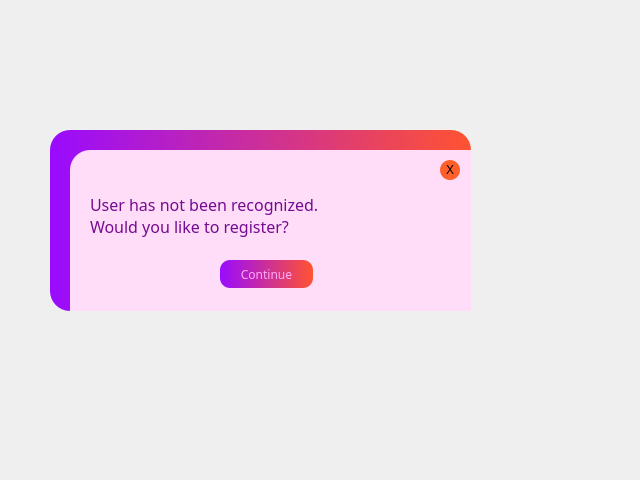
<?xml version="1.0" encoding="UTF-8"?>
<ui version="4.0">
 <class>Form</class>
 <widget class="QWidget" name="Form">
  <property name="geometry">
   <rect>
    <x>0</x>
    <y>0</y>
    <width>640</width>
    <height>480</height>
   </rect>
  </property>
  <property name="font">
   <font>
    <weight>50</weight>
    <bold>false</bold>
   </font>
  </property>
  <property name="windowTitle">
   <string>Form</string>
  </property>
  <property name="styleSheet">
   <string notr="true"/>
  </property>
  <widget class="QWidget" name="widget" native="true">
   <property name="geometry">
    <rect>
     <x>50</x>
     <y>130</y>
     <width>421</width>
     <height>181</height>
    </rect>
   </property>
   <property name="styleSheet">
    <string notr="true">border-radius: 20px;
background-color:qlineargradient(spread:pad, x1:0, y1:0, x2:1, y2:0, stop:0 rgb(153, 11, 255), stop:1 rgb(255, 83, 49))</string>
   </property>
   <widget class="QWidget" name="widget_2" native="true">
    <property name="geometry">
     <rect>
      <x>20</x>
      <y>20</y>
      <width>421</width>
      <height>191</height>
     </rect>
    </property>
    <property name="styleSheet">
     <string notr="true">background-color:rgb(255, 220, 247)</string>
    </property>
    <widget class="QLabel" name="label">
     <property name="geometry">
      <rect>
       <x>20</x>
       <y>30</y>
       <width>361</width>
       <height>71</height>
      </rect>
     </property>
     <property name="font">
      <font>
       <family>Bahnschrift</family>
       <pointsize>12</pointsize>
      </font>
     </property>
     <property name="styleSheet">
      <string notr="true">color:rgb(116, 11, 145)</string>
     </property>
     <property name="text">
      <string>User has not been recognized.
Would you like to register?</string>
     </property>
    </widget>
    <widget class="QPushButton" name="pushButton">
     <property name="geometry">
      <rect>
       <x>370</x>
       <y>10</y>
       <width>20</width>
       <height>20</height>
      </rect>
     </property>
     <property name="styleSheet">
      <string notr="true">border-radius: 10px;
background-color:rgb(255, 96, 43)</string>
     </property>
     <property name="text">
      <string>X</string>
     </property>
    </widget>
    <widget class="QPushButton" name="pushButton_2">
     <property name="geometry">
      <rect>
       <x>150</x>
       <y>110</y>
       <width>93</width>
       <height>28</height>
      </rect>
     </property>
     <property name="font">
      <font>
       <family>Bahnschrift</family>
       <pointsize>9</pointsize>
       <weight>50</weight>
       <bold>false</bold>
      </font>
     </property>
     <property name="styleSheet">
      <string notr="true">border-radius: 10px;
background-color:qlineargradient(spread:pad, x1:0, y1:0, x2:1, y2:0, stop:0 rgb(153, 11, 255), stop:1 rgb(255, 83, 49));
color:rgb(255, 170, 255)</string>
     </property>
     <property name="text">
      <string>Continue</string>
     </property>
    </widget>
   </widget>
  </widget>
 </widget>
 <resources/>
 <connections/>
</ui>
